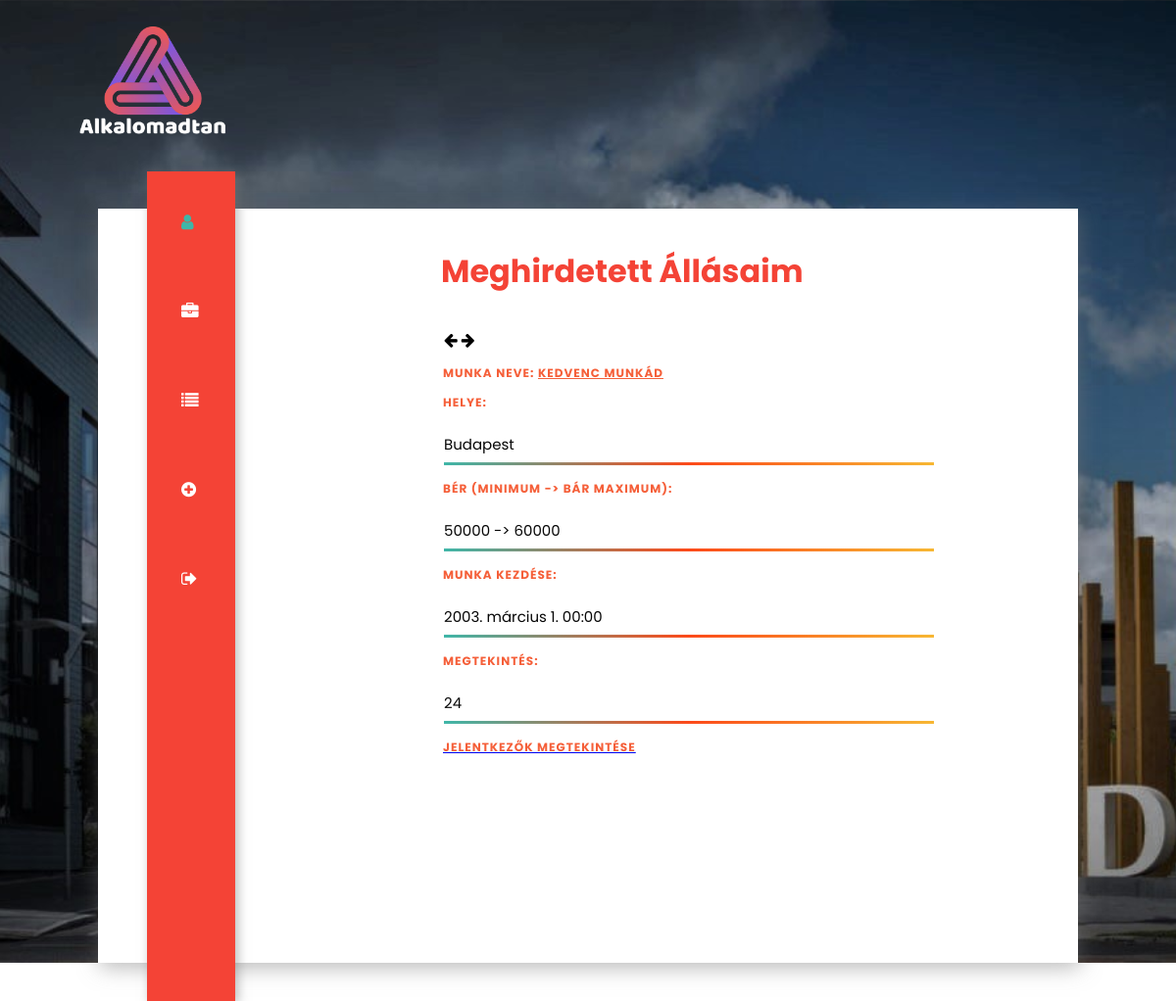
The page /profil/meglevoMunka/ (signed in) on the database as committed earlier.
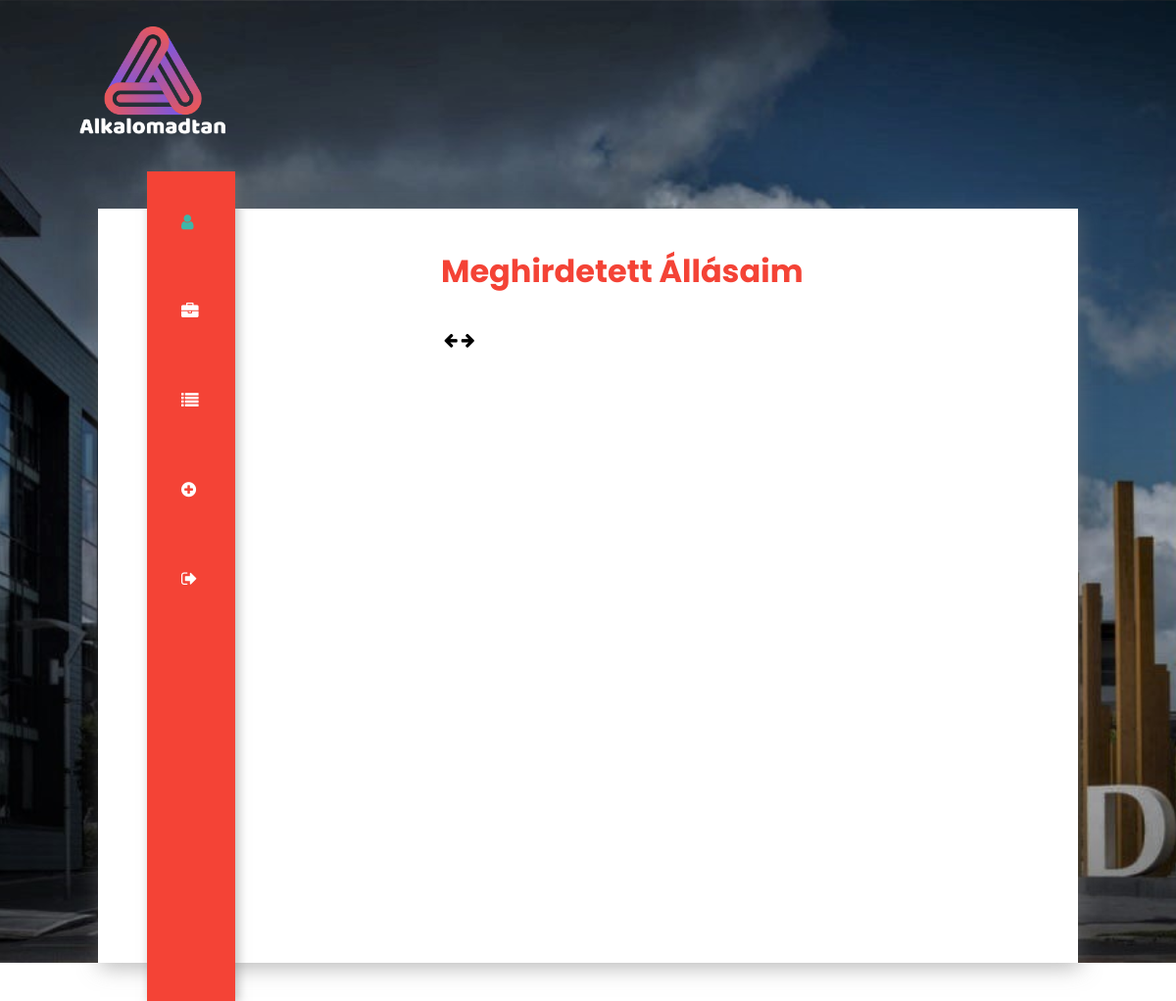
The same page on the database as committed later.
### app/models.py (models this page shows, shortened)
class Munka(models.Model):
    class Meta:
        ordering = ["-katt"]
    nev = models.CharField(max_length=255, null=False)
    leiras = models.TextField(default="", null=False)
    helye = models.CharField(default="", max_length=255)
    katt = models.IntegerField(default=0)
    publikalo = models.ForeignKey(settings.AUTH_USER_MODEL, on_delete=models.CASCADE)
    berMin = models.IntegerField(null=False)
    berMax = models.IntegerField(null=True)
    munkaKezd = models.DateTimeField()

### app/views.py (the view)
# urls.py: path("profil/meglevoMunka/", views.Profil_MeglevoMunka, name="ProfilMeglevoMunka"),
def Profil_MeglevoMunka(request):
    userId = request.user.id
    userUsername = request.user.username
    felhasznalo = request.user
    print(f"Profil_UjMunka(request) - {userUsername} ({userId})")
    munkak = None
    try:
        munkak = list(Munka.objects.filter(publikalo = request.user.id).values())
    except:
        print(traceback.format_exc())
        munkak = None
    template = loader.get_template("app/profile/profilePageAd.html")
    context = {
        "cim": "Profilod",
        "felhasznalo":felhasznalo,
        "munka": munkak
        }
    return HttpResponse(template.render(context,request))

### app/templates/app/profile/profilePageAd.html (shortened to what this page needs)
{% extends 'app/layout/commonhead3.html' %}
{% block content %}
{% load static %}
{% if felhasznalo.is_authenticated %}
{% if munka is not None %}
<div class="rightbox">
    <div class="profile">
        <h1>Meghirdetett Állásaim</h1>
        <table>
            <tr>
                <th>
                    <i class="fa fa-arrow-left" id="lapozoVissza" aria-hidden="true"></i>
                </th>
                <th>
                    <i class="fa fa-arrow-right" id="lapozoElore" aria-hidden="true"></i>
                </th>
            </tr>
        </table>
        <div id="mindenMunka">
        {% for i in munka %}
        <div class="profile munka_{{i.id}} munkaMegjl" id="">
            <h3>Munka neve: <u id="">{{i.nev}}</u></h3>
            <h3>Helye: </h3>
            <p>{{i.helye}}</p>
            <h3>Bér (minimum -> bár maximum):</h3>
            <p>{{i.berMin}} -> {{i.berMax}}</p>
            <h3>Munka kezdése: </h3>
            <p>{{i.munkaKezd}}</p>
            <h3>Megtekintés: </h3>
            <p>{{i.katt}}</p>
            <a href="{% url 'Jelentkezo_Per_Munka' i.id%}"><h3>Jelentkezők megtekintése</h3></a>
            <br>
        </div>
        {% endfor %}
        </div>
    </div>
</div>
</div>
</section>
{% endif %}
{% endif %}
{% endblock %}

Rows that differ between the two databases and show on the page:
removed Munka: nev "KEDVENC MUNKÁD", helye "Budapest", berMin "50000", berMax "60000", munkaKezd "2003. március 1. 00:00", katt "24"
